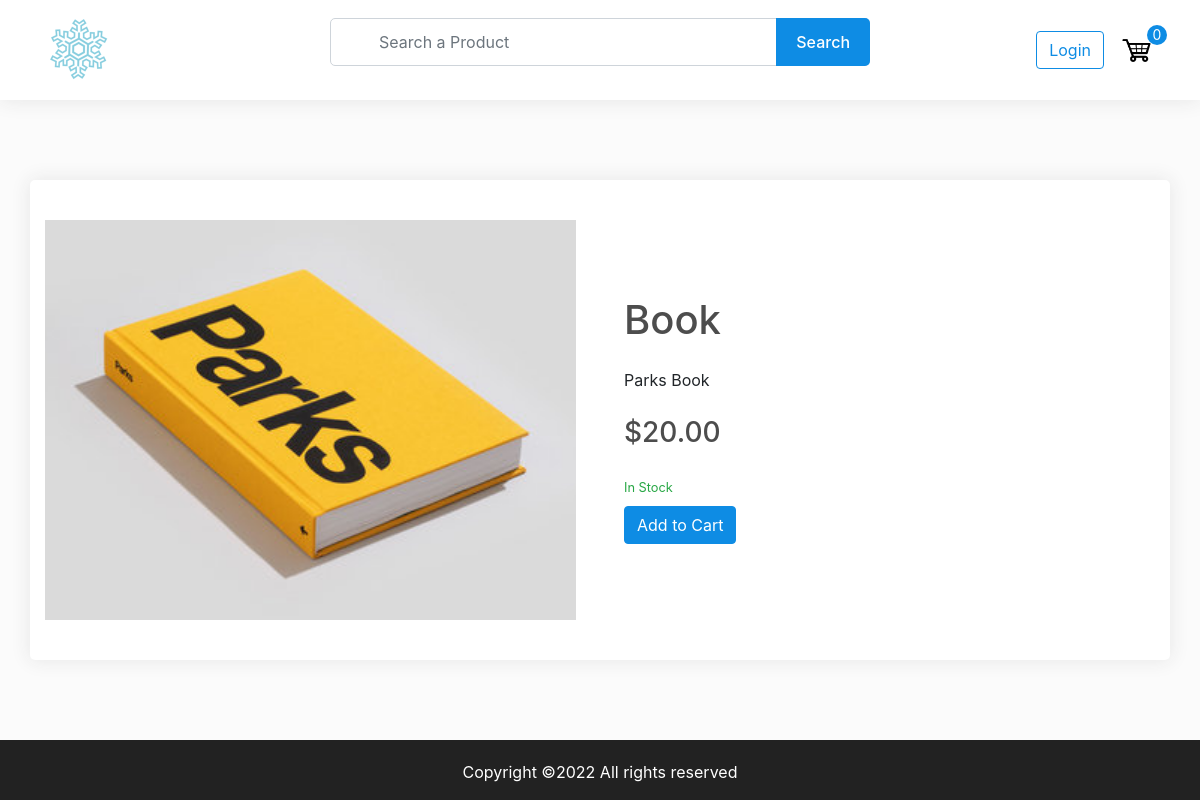
Screenshot of /product/12/ with the database file from the repository.
### store/models.py (models this page shows)
class Product(models.Model):
    name = models.CharField(max_length=200, null=True)
    price = models.DecimalField(max_digits=7, decimal_places=2)
    digital = models.BooleanField(default=False, null=True, blank=False)
    image = models.ImageField(null=True, blank=True)
    status = models.BooleanField(default=False, null=True, blank=False)  # changed
    description = models.TextField(max_length=1000, null=True, blank=True)  # added
    def __str__(self):
        return self.name
    @property
    def imageURL(self):
        try:
            url = self.image.url
        except:
            url = ""
        return url

### store/views.py (the view, shortened to what this page needs)
# urls.py: path("product/<int:product_id>/", views.details, name="details"),
def details(request, product_id):
    try:
        product = Product.objects.get(pk=product_id)
        if product.status == True:
            available = 'yes'
        else:
            available = 'no'
    except:
        raise Http404("Product does not exist")
    context = {"product": product, "available": available,}
    return render(request, "store/details.html", context)

### context_processors/context_processors.py (called while the page is built)
def total_cart_items(request):
    if request.user.is_authenticated:
        customer = Customer.objects.filter(user=request.user).first()
        if customer is None:
            return {"totalCartItems": 0}
        order = Order.objects.filter(customer=customer, ordered=False).first()
        if order is None:
            return {"totalCartItems": 0}
        cartItems = order.get_cart_items
    else:
        try:
            cart = json.loads(request.COOKIES["cart"])
        except:
            cart = {}
        items = []
        cartItems = 0
        for i in cart:
            try:
                cartItems += cart[i]["quantity"]
            except:
                pass
    return {"totalCartItems": cartItems}

### store/templates/store/details.html (shortened to what this page needs)
{% extends 'store/header.html' %}
{% load static %}
{% block content %}
    <section id="product-details" class="product-details">
        <div class="container">
            <div class="row align-items-center">
                <div class="col-lg-6 pr-xl-4 mb-4 mb-lg-0">
                    <div class="product-details-image text-center">
                        <a class="gallery-item" href="{{product.imageURL}}">
                            <img src="{{product.imageURL}}" alt="">
                        </a>
                    </div>
                </div>
                <div class="col-lg-6 pl-xl-4">
                    <div class="product-details-description">
                        <h1 class="mb-4">{{product}}</h1>
                        <p class="mb-4">{{product.description}}</p>
                        <h2 class="h3 mb-4">${{product.price}}</h3>
                        {% if available == "yes" %}
                            <small class="text-success">In Stock</small>
                        {% else %}
                            <small class="text-danger">Out of Stock</small>
                        {% endif %}
                        <div class="add-cart d-flex align-items-center mt-2">
							<a href= "{% url 'add_to_cart' %}" class="btn btn-primary add-btn" id="{{product.id}}">Add to Cart</a>
                        </div>
                    </div>
                </div>
            </div>
        </div>
    </section>
{% endblock content %}

### static/css/style.css (style rules this page uses)
.btn { transition: 250ms ease-in; }
.btn-primary { background-color: #0e8ce4; border-color: #0e8ce4; }
img { max-width: 100%; }
h1, h2, h3, h4, h5, h6 { color: #4d4d4d; }
body { background-color: #fbfbfb; }
section { padding: 50px 0; }
@media (min-width: 768px) { section { padding: 60px 0; } }
@media (min-width: 768px) { section { padding: 80px 0; } }
.product-details .container { background-color: #fff; padding-top: 40px; padding-bottom: 40px; border-radius: 5px; box-shadow: 0 0 20px #e5e5e5; }
.product-details-image img { height: 400px; -o-object-fit: cover; object-fit: cover; }
.product-details-description .add-cart { flex-wrap: wrap; gap: 16px; }

### rows the page displays
Product: imageURL (picture), name "Book", description "Parks Book", price "20.00"

### other values shown
{{ totalCartItems }} "0"
